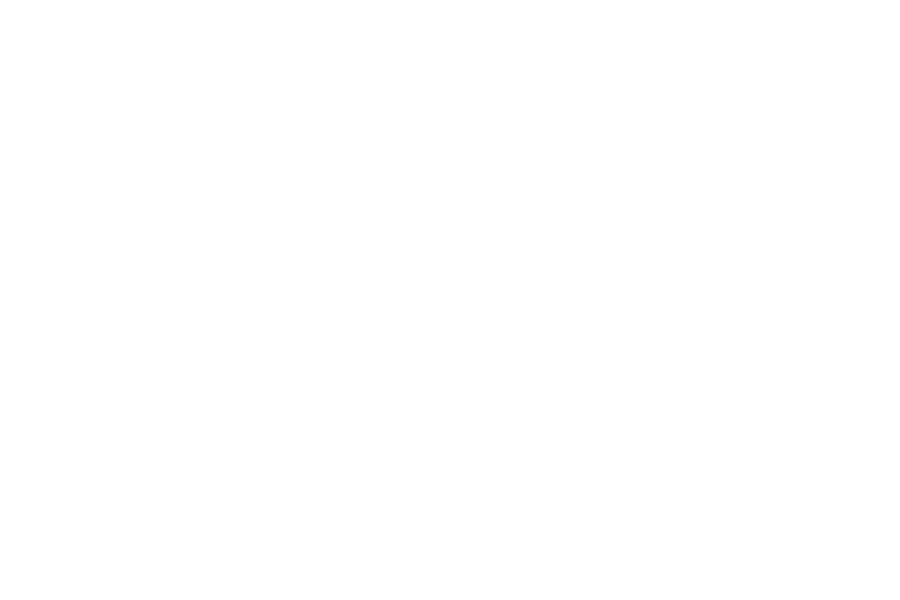
Frame 1 (no input)
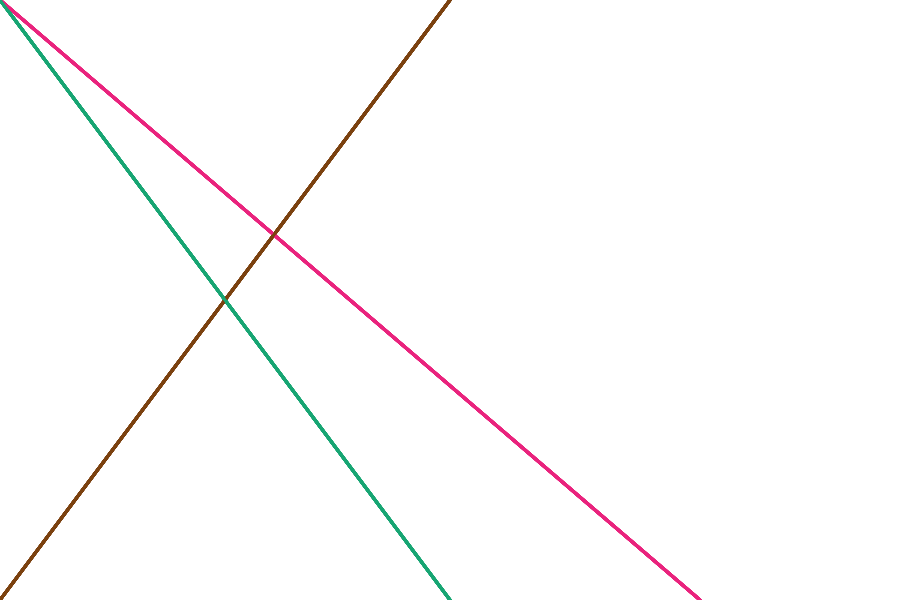
Frame 60 (no input)
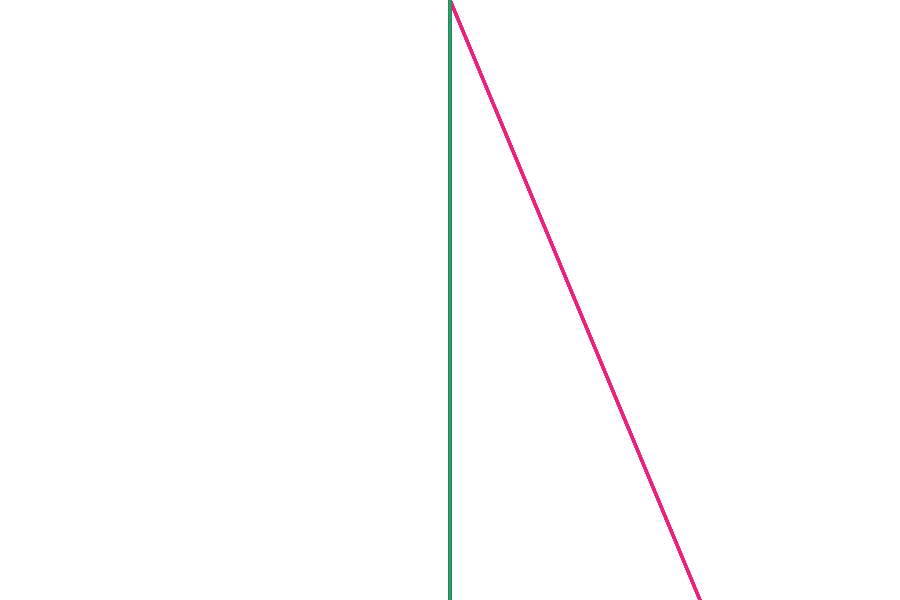
Frame 120 (the mouse pressed at the canvas centre since frame 60)

The p5.js sketch that drew these frames (run headless with seeded random() and noise() and a simulated clock; from frame 60 on, the mouse is pressed at the canvas centre):

// p5.js sketch
// ── sketch.js
/* PDM Course: Web Graphics Unit

Into to Arrays: Overlapping RGB Circle with Mouse Position
Code by Anthony T. Marasco -2016
*/

var numbers = [
  46,//0
  450,//1
  700,//2
  ];
var mouseXPositions =[];
var current
var total
  
function setup() {
  createCanvas(900, 600);
  current = 0;
  total = 10;//number of mouse potiions to keep track of
}

function draw() {
  background(255);
  strokeWeight(3);
  for (var i=0; i < mouseXPositions.length; i++){
    stroke(233, 35, 125);
    line(mouseXPositions[i], 0, numbers[2], height);
    stroke(123, 65, 15);
    line(numbers[1], 0, mouseXPositions[i], height);
    stroke(23, 165, 115);
    line(mouseXPositions[i], 0, numbers[1], height);
  }
  
  
  mouseXPositions[current] = mouseX;
  current++;//adds 1 to the current value each time
  if(current > total){
    current = 0;
  }//loop: save last ten mouse positions, then reset
  
}
